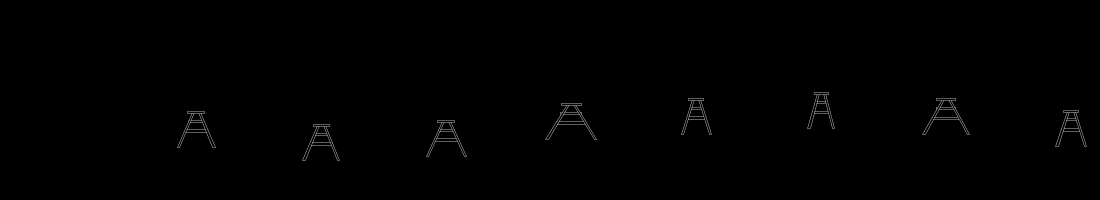
Frame 1 (no input)
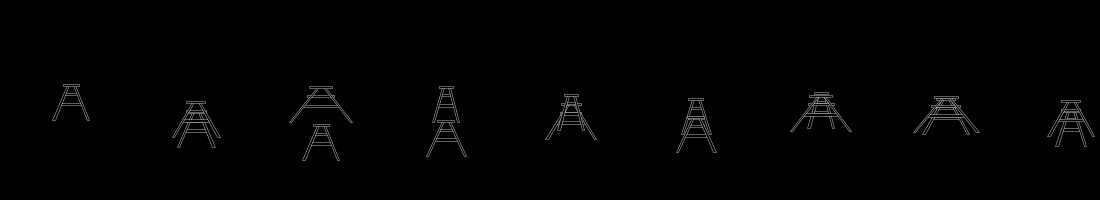
Frame 2 (the mouse pressed at the canvas centre, redrawn once)

The Processing sketch that drew these frames (run headless with seeded random() and noise(); the mouse was pressed at the canvas centre and the sketch redrawn once):

// Processing sketch: processing_64834
// ── processing_64834.pde

float y;
float xw;
float s;

void setup (){
  size(1100,200);
  smooth();
  rectMode(CENTER);
  background(0);
  noLoop();
}


void draw(){
  for (int x=50; x<=1000; x+=100){
    stool(x,y,xw,s);
    y=random(80,250);
    xw=random(10,100);
    s=.25;
  }
}


void stool (float x,float y, float xw, float s){
  pushMatrix();
  translate(x,100);
  scale(s);
  stroke(255);
  strokeWeight(1.5);
  fill(0);
  rect(x+35,y-65,60+(xw-5),10);
  rect(x+35,y-105,40+(xw-15),8);
  //left leg
  beginShape();
  vertex(x+38,y-140);
  vertex(x+27,y-140);
  vertex(x+2-xw,y);
  vertex(x-7-xw,y);
  vertex(x+18,y-140);
  endShape();
  //right leg
  beginShape();
  vertex(x+43,y-140);
  vertex(x+52,y-140);
  vertex(x+77+xw,y);
  vertex(x+68+xw,y);
  vertex(x+43,y-140);
  endShape();
  rect(x+35,y-140,50+(xw/2),8);
  popMatrix();
}

void mousePressed (){
  background(0);
  redraw();
}
